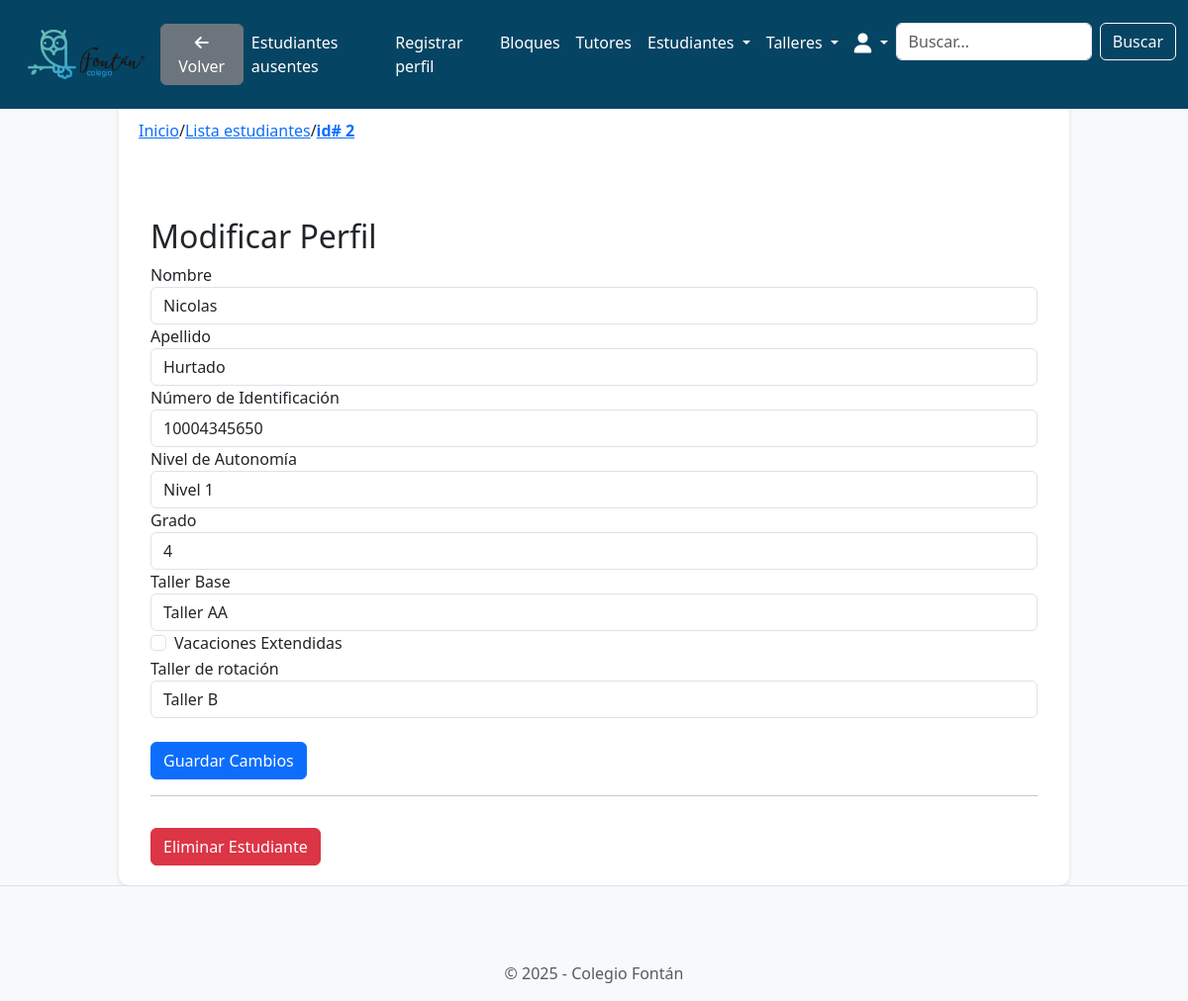
The app's page /students/modify/2/ (signed in) with its own data.
### students/models.py (models this page shows, shortened)
class Student(models.Model):
    STATUS_CHOICES = [
        ('present', 'Presente'),
        ('absent', 'Ausente'),
        ('neutral', 'No llamado'),
    ]
    student_id = models.AutoField(primary_key=True)
    name = models.CharField(max_length=100)
    lastname = models.CharField(max_length=100)
    id_number = models.IntegerField(unique=True)
    autonomy_level = models.IntegerField(
        choices=[
            (1, 'Nivel 1'),
            (2, 'Nivel 2'),
            (3, 'Nivel 3'),
        ],
        default=1,
    )
    extended_vacation = models.BooleanField(default=False)
    grade = models.IntegerField(
        choices=[
            (1, '1'),
            (2, '2'),
            (3, '3'),
            (4, '4'),
            (5, '5'),
            (6, '6'),
            (7, '7'),
            (8, '8'),
            (9, '9'),
            (10, '10'),
            (11, '11'),
        ],
        default=1,
    )
    status = models.CharField(
        max_length=10,
        choices=STATUS_CHOICES,
        default='neutral'
    )
    workshop = models.ForeignKey('workshops.Workshop', on_delete=models.SET_NULL, null=True, blank=True)
    last_reset = models.DateTimeField(default=now)
    rotation_workshop = models.CharField(max_length=200, blank=True, null=True)

### workshops/models.py (models this page shows, shortened)
class Workshop(models.Model):
    WORKSHOP_TYPES = [
        ('primary', 'Primaria'),
        ('high_school', 'Bachillerato'),
        ('collective', 'Colectivo'),
    ]
    workshop_id = models.AutoField(primary_key=True)
    name = models.CharField(max_length=100, unique=True)
    tutor = models.ForeignKey(
        'tutors.Tutor',
        on_delete=models.SET_NULL,
        null=True,
        blank=True,
        related_name='workshops'  # Esta línea permite acceder a los talleres desde el tutor
    )
    max_capacity = models.IntegerField(default=25)
    type = models.CharField(
        max_length=20,
        choices=WORKSHOP_TYPES,
        default='primary'
    )

### students/views.py (the view, shortened to what this page needs)
# urls.py: path('modify/<int:student_id>/', views.modify_student, name='students.modify_student'),
def modify_student(request, student_id):
    student = get_object_or_404(Student, student_id=student_id)
    workshops = Workshop.objects.all()
    grades_range = range(1, 12)
    return render(request, 'students/modify_student.html', {
        'student': student,
        'workshops': workshops,
        'grades_range': grades_range,  # Pasamos el rango aquí
    })

### students/templates/students/modify_student.html (shortened to what this page needs)
{% extends 'base.html' %}
{% block breadcrumb %}
<a href="{% url 'home.home' %}">Inicio</a>
  <span>/</span>
  <a href="{% url 'students.student_list' %}">Lista estudiantes</a>
  <span>/</span>
  <a href="{% url 'students.modify_student' student.student_id %}"><strong> id# {{student.student_id}}</strong></a>
{% endblock %}
{% block content %}
<div class="container">
    <h2>Modificar Perfil</h2>
    <form method="POST">
        <div class="form-group">
            <label for="name">Nombre</label>
            <input type="text" class="form-control" id="name" name="name" value="{{ student.name }}" required>
        </div>
        <div class="form-group">
            <label for="lastname">Apellido</label>
            <input type="text" class="form-control" id="lastname" name="lastname" value="{{ student.lastname }}" required>
        </div>
        <div class="form-group">
            <label for="id_number">Número de Identificación</label>
            <input type="number" class="form-control" id="id_number" name="id_number" value="{{ student.id_number }}" required>
        </div>
        <div class="form-group">
            <label for="autonomy_level">Nivel de Autonomía</label>
            <select class="form-control" id="autonomy_level" name="autonomy_level">
                <option value="1" {% if student.autonomy_level == 1 %}selected{% endif %}>Nivel 1</option>
            </select>
        </div>
        <div class="form-group">
            <label for="grade">Grado</label>
            <select class="form-control" id="grade" name="grade">
                {% for i in grades_range %}
                    <option value="{{ i }}" {% if student.grade == i %}selected{% endif %}>{{ i }}</option>
                {% endfor %}
            </select>
        </div>
        <div class="form-group">
            <label for="workshop">Taller Base</label>
            <select class="form-control" id="workshop" name="workshop">
                {% for workshop in workshops %}
                    <option value="{{ workshop.workshop_id }}" {% if student.workshop == workshop %}selected{% endif %}>
                        {{ workshop.name }}
                    </option>
                {% endfor %}
            </select>
        </div>
        <div class="form-group form-check">
            <input type="checkbox" class="form-check-input" id="extended_vacation" name="extended_vacation" {% if student.extended_vacation %}checked{% endif %}>
            <label class="form-check-label" for="extended_vacation">Vacaciones Extendidas</label>
        </div>
        <div class="form-group">
            <label for="rotation_workshop">Taller de rotación</label>
            <input type="text" class="form-control" id="rotation_workshop" name="rotation_workshop" value="{{ student.rotation_workshop}}" required>
        </div>
        <br>
        <button type="submit" class="btn btn-primary">Guardar Cambios</button>
    </form>
    <hr>
    <form action="{% url 'students.confirm_delete_student' student.student_id %}" method="POST">
        <button type="submit" class="btn btn-danger mt-3">Eliminar Estudiante</button>
    </form>
</div>
{% endblock %}

### horariosfontanproyecto/templates/base.html (style rules this page uses)
body { background-color: #f8f9fa; }
.container { max-width: 960px; margin: 0 auto; }

### horariosfontanproyecto/templates/navbar.html (style rules this page uses)
:root { --primary-color: #064463; --secondary-color: #1C5471; --hover-color: #163E59; --text-color: #fff; --bg-color: #f9f9f9; }

### records on screen
Student: student_id "2", name "Nicolas", lastname "Hurtado", id_number "10004345650", autonomy_level "Nivel 1", grade "4", workshop "Taller AA", rotation_workshop "Taller B"
